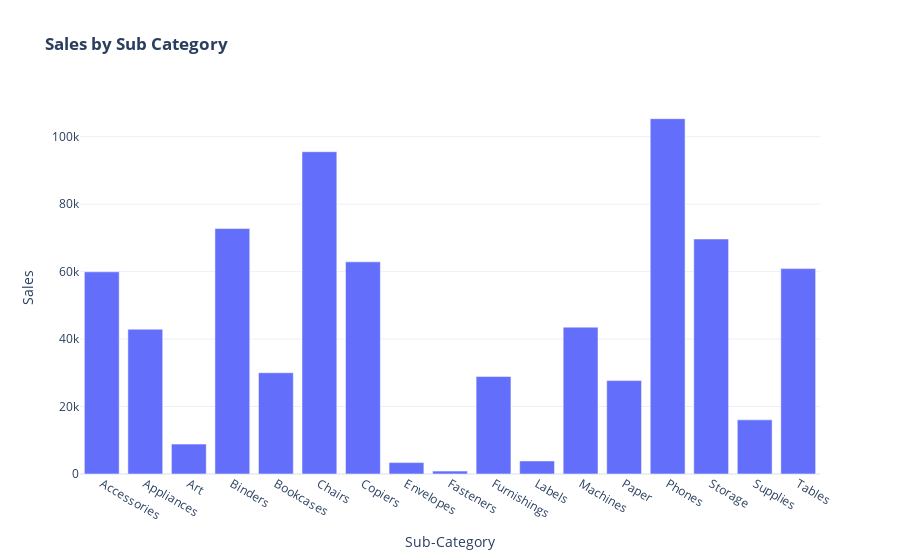

This figure's notebook cell:
### Code cell
# Create Chart
fig = px.bar(df,
             x='Sub-Category',
             y='Sales',
             title='<b>Sales by Sub Category</b>',
             template = template_style,
             )

# Display Plot
fig.show()
# Export Chart to HTML
plotly.offline.plot(fig, filename='output/Sales_Sub_Cat.html', auto_open=False)

### Figure 1 — Plotly figure (JSON) as saved in the notebook; plotly's stock layout.template omitted (floating-point values rounded to 4 significant figures)
{"data": [{"alignmentgroup": "True", "hovertemplate": "Sub-Category=%{x}<br>Sales=%{y}<extra></extra>", "legendgroup": "", "marker": {"color": "#636efa"}, "name": "", "offsetgroup": "", "orientation": "v", "showlegend": false, "textposition": "auto", "type": "bar", "x": ["Accessories", "Appliances", "Art", "Binders", "Bookcases", "Chairs", "Copiers", "Envelopes", "Fasteners", "Furnishings", "Labels", "Machines", "Paper", "Phones", "Storage", "Supplies", "Tables"], "xaxis": "x", "y": [59950.0, 42930.0, 8863.0, 72790.0, 30020.0, 95550.0, 62900.0, 3379.0, 857.6, 28920.0, 3861.0, 43540.0, 27690.0, 105300.0, 69680.0, 16050.0, 60890.0], "yaxis": "y"}], "layout": {"barmode": "relative", "legend": {"tracegroupgap": 0}, "title": {"text": "<b>Sales by Sub Category</b>"}, "xaxis": {"anchor": "y", "domain": [0, 1], "title": {"text": "Sub-Category"}}, "yaxis": {"anchor": "x", "domain": [0, 1], "title": {"text": "Sales"}}}}
